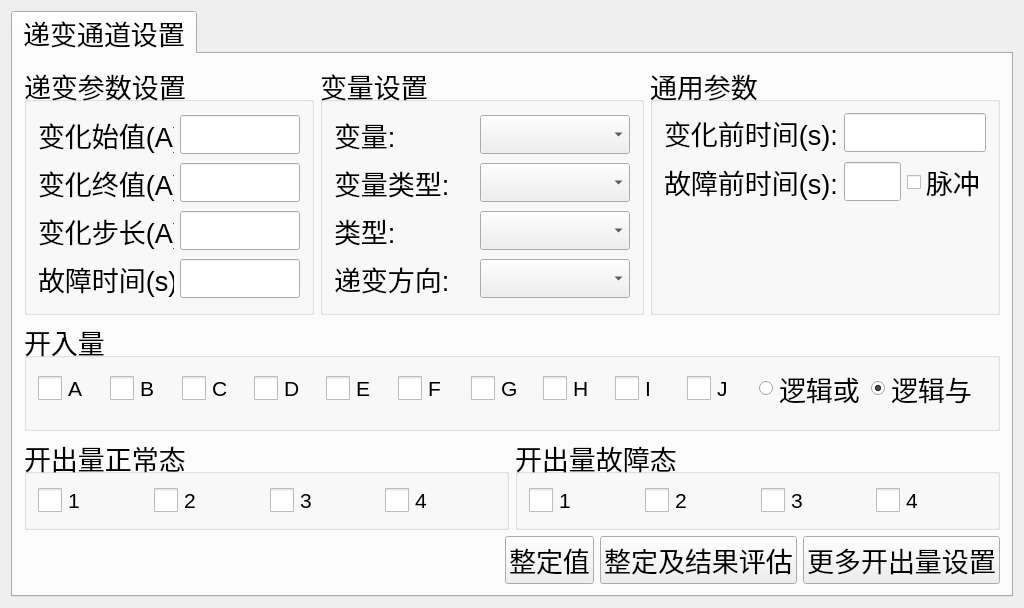
<?xml version="1.0" encoding="UTF-8"?>
<ui version="4.0">
 <class>QSttMacroParaEditViewSequenceGradient</class>
 <widget class="QWidget" name="QSttMacroParaEditViewSequenceGradient">
  <property name="geometry">
   <rect>
    <x>0</x>
    <y>0</y>
    <width>1024</width>
    <height>608</height>
   </rect>
  </property>
  <property name="maximumSize">
   <size>
    <width>1024</width>
    <height>800</height>
   </size>
  </property>
  <property name="font">
   <font>
    <pointsize>18</pointsize>
   </font>
  </property>
  <property name="windowTitle">
   <string>QSttMacroParaEditViewGradient</string>
  </property>
  <layout class="QGridLayout" name="gridLayout_2">
   <item row="0" column="0">
    <widget class="QSttTabWidget" name="m_tabWidget">
     <property name="font">
      <font>
       <pointsize>20</pointsize>
      </font>
     </property>
     <property name="currentIndex">
      <number>0</number>
     </property>
     <widget class="QWidget" name="tab">
      <attribute name="title">
       <string>递变通道设置</string>
      </attribute>
      <layout class="QGridLayout" name="gridLayout_8">
       <item row="0" column="0">
        <layout class="QHBoxLayout" name="horizontalLayout">
         <property name="sizeConstraint">
          <enum>QLayout::SetFixedSize</enum>
         </property>
         <item>
          <widget class="QSttGroupBox" name="m_gpChangeSet">
           <property name="sizePolicy">
            <sizepolicy hsizetype="Preferred" vsizetype="Preferred">
             <horstretch>0</horstretch>
             <verstretch>0</verstretch>
            </sizepolicy>
           </property>
           <property name="minimumSize">
            <size>
             <width>0</width>
             <height>250</height>
            </size>
           </property>
           <property name="maximumSize">
            <size>
             <width>290</width>
             <height>250</height>
            </size>
           </property>
           <property name="title">
            <string>递变参数设置</string>
           </property>
           <layout class="QGridLayout" name="gridLayout_6">
            <item row="2" column="0">
             <widget class="QLabel" name="m_labStep">
              <property name="text">
               <string>变化步长(A):</string>
              </property>
             </widget>
            </item>
            <item row="3" column="1">
             <widget class="QSttLineEdit" name="m_editTime">
              <property name="minimumSize">
               <size>
                <width>120</width>
                <height>0</height>
               </size>
              </property>
             </widget>
            </item>
            <item row="3" column="0">
             <widget class="QLabel" name="m_labTime">
              <property name="text">
               <string>故障时间(s):</string>
              </property>
             </widget>
            </item>
            <item row="1" column="1">
             <widget class="QSttLineEdit" name="m_editFinish">
              <property name="minimumSize">
               <size>
                <width>120</width>
                <height>0</height>
               </size>
              </property>
             </widget>
            </item>
            <item row="0" column="0">
             <widget class="QLabel" name="m_labInit">
              <property name="text">
               <string>变化始值(A):</string>
              </property>
             </widget>
            </item>
            <item row="0" column="1">
             <widget class="QSttLineEdit" name="m_editInit">
              <property name="minimumSize">
               <size>
                <width>120</width>
                <height>0</height>
               </size>
              </property>
             </widget>
            </item>
            <item row="1" column="0">
             <widget class="QLabel" name="m_labFinish">
              <property name="text">
               <string>变化终值(A):</string>
              </property>
             </widget>
            </item>
            <item row="2" column="1">
             <widget class="QSttLineEdit" name="m_editStep">
              <property name="minimumSize">
               <size>
                <width>120</width>
                <height>0</height>
               </size>
              </property>
             </widget>
            </item>
           </layout>
           <zorder>m_labInit</zorder>
           <zorder>m_editInit</zorder>
           <zorder>m_editFinish</zorder>
           <zorder>m_labFinish</zorder>
           <zorder>m_labStep</zorder>
           <zorder>m_editStep</zorder>
           <zorder>m_labTime</zorder>
           <zorder>m_editTime</zorder>
          </widget>
         </item>
         <item>
          <widget class="QSttGroupBox" name="m_gpVarSet">
           <property name="sizePolicy">
            <sizepolicy hsizetype="Preferred" vsizetype="Preferred">
             <horstretch>0</horstretch>
             <verstretch>0</verstretch>
            </sizepolicy>
           </property>
           <property name="minimumSize">
            <size>
             <width>0</width>
             <height>250</height>
            </size>
           </property>
           <property name="maximumSize">
            <size>
             <width>340</width>
             <height>250</height>
            </size>
           </property>
           <property name="title">
            <string>变量设置</string>
           </property>
           <layout class="QGridLayout" name="gridLayout_3">
            <item row="3" column="2">
             <widget class="QScrollComboBox" name="m_cbbVarType">
              <property name="minimumSize">
               <size>
                <width>150</width>
                <height>0</height>
               </size>
              </property>
              <property name="maximumSize">
               <size>
                <width>16777215</width>
                <height>16777215</height>
               </size>
              </property>
              <property name="font">
               <font>
                <pointsize>20</pointsize>
               </font>
              </property>
             </widget>
            </item>
            <item row="5" column="0" colspan="2">
             <widget class="QLabel" name="m_labDirection">
              <property name="text">
               <string>递变方向:</string>
              </property>
             </widget>
            </item>
            <item row="4" column="0">
             <widget class="QLabel" name="m_labType">
              <property name="text">
               <string>类型:</string>
              </property>
             </widget>
            </item>
            <item row="5" column="2">
             <widget class="QScrollComboBox" name="m_cbbDirection">
              <property name="minimumSize">
               <size>
                <width>150</width>
                <height>0</height>
               </size>
              </property>
              <property name="maximumSize">
               <size>
                <width>16777215</width>
                <height>16777215</height>
               </size>
              </property>
             </widget>
            </item>
            <item row="3" column="0" colspan="2">
             <widget class="QLabel" name="m_labVarType">
              <property name="text">
               <string>变量类型:</string>
              </property>
             </widget>
            </item>
            <item row="4" column="2">
             <widget class="QScrollComboBox" name="m_cbbType">
              <property name="minimumSize">
               <size>
                <width>150</width>
                <height>0</height>
               </size>
              </property>
              <property name="maximumSize">
               <size>
                <width>16777215</width>
                <height>16777215</height>
               </size>
              </property>
             </widget>
            </item>
            <item row="1" column="2">
             <widget class="QScrollComboBox" name="m_cbbVar">
              <property name="minimumSize">
               <size>
                <width>150</width>
                <height>0</height>
               </size>
              </property>
              <property name="maximumSize">
               <size>
                <width>16777215</width>
                <height>16777215</height>
               </size>
              </property>
              <property name="maxVisibleItems">
               <number>5</number>
              </property>
             </widget>
            </item>
            <item row="1" column="0">
             <widget class="QLabel" name="m_labVar">
              <property name="text">
               <string>变量:</string>
              </property>
             </widget>
            </item>
           </layout>
          </widget>
         </item>
         <item>
          <widget class="QSttGroupBox" name="m_gpMannual">
           <property name="minimumSize">
            <size>
             <width>0</width>
             <height>250</height>
            </size>
           </property>
           <property name="maximumSize">
            <size>
             <width>350</width>
             <height>250</height>
            </size>
           </property>
           <property name="title">
            <string>通用参数</string>
           </property>
           <layout class="QGridLayout" name="gridLayout">
            <item row="2" column="0">
             <widget class="QLabel" name="m_labTimeBeforeFail">
              <property name="text">
               <string>故障前时间(s):</string>
              </property>
             </widget>
            </item>
            <item row="3" column="0">
             <spacer name="verticalSpacer_2">
              <property name="orientation">
               <enum>Qt::Vertical</enum>
              </property>
              <property name="sizeHint" stdset="0">
               <size>
                <width>20</width>
                <height>10</height>
               </size>
              </property>
             </spacer>
            </item>
            <item row="2" column="2">
             <layout class="QHBoxLayout" name="horizontalLayout_3">
              <item>
               <widget class="QSttLineEdit" name="m_editTimeBeforeFail"/>
              </item>
              <item>
               <widget class="QSttCheckBox" name="m_cbBefore">
                <property name="text">
                 <string>脉冲</string>
                </property>
               </widget>
              </item>
             </layout>
            </item>
            <item row="1" column="2">
             <widget class="QSttLineEdit" name="m_editTimeBeforeChange"/>
            </item>
            <item row="1" column="0">
             <widget class="QLabel" name="m_labTimeBeforeChange">
              <property name="text">
               <string>变化前时间(s):</string>
              </property>
             </widget>
            </item>
           </layout>
          </widget>
         </item>
        </layout>
       </item>
       <item row="1" column="0">
        <layout class="QVBoxLayout" name="verticalLayout">
         <item>
          <widget class="QSttGroupBox" name="m_gpBin">
           <property name="minimumSize">
            <size>
             <width>0</width>
             <height>110</height>
            </size>
           </property>
           <property name="maximumSize">
            <size>
             <width>16777215</width>
             <height>110</height>
            </size>
           </property>
           <property name="title">
            <string>开入量</string>
           </property>
           <layout class="QHBoxLayout" name="horizontalLayout_4">
            <item>
             <layout class="QGridLayout" name="gridLayout_4">
              <property name="rightMargin">
               <number>9</number>
              </property>
              <property name="bottomMargin">
               <number>9</number>
              </property>
              <item row="0" column="3">
               <widget class="QSttCheckBox" name="m_cbBinD">
                <property name="font">
                 <font>
                  <pointsize>16</pointsize>
                 </font>
                </property>
                <property name="styleSheet">
                 <string notr="true">QCheckBox::indicator {  
width: 24px;  height: 24px;
}</string>
                </property>
                <property name="text">
                 <string>D</string>
                </property>
               </widget>
              </item>
              <item row="0" column="8">
               <widget class="QSttCheckBox" name="m_cbBinI">
                <property name="font">
                 <font>
                  <pointsize>16</pointsize>
                 </font>
                </property>
                <property name="styleSheet">
                 <string notr="true">QCheckBox::indicator {  
width: 24px;  height: 24px;
}</string>
                </property>
                <property name="text">
                 <string>I</string>
                </property>
               </widget>
              </item>
              <item row="0" column="9">
               <widget class="QSttCheckBox" name="m_cbBinJ">
                <property name="font">
                 <font>
                  <pointsize>16</pointsize>
                 </font>
                </property>
                <property name="styleSheet">
                 <string notr="true">QCheckBox::indicator {  
width: 24px;  height: 24px;
}</string>
                </property>
                <property name="text">
                 <string>J</string>
                </property>
               </widget>
              </item>
              <item row="0" column="10">
               <widget class="QRadioButton" name="m_rbOr">
                <property name="text">
                 <string>逻辑或</string>
                </property>
               </widget>
              </item>
              <item row="0" column="1">
               <widget class="QSttCheckBox" name="m_cbBinB">
                <property name="font">
                 <font>
                  <pointsize>16</pointsize>
                 </font>
                </property>
                <property name="styleSheet">
                 <string notr="true">QCheckBox::indicator {  
width: 24px;  height: 24px;
}</string>
                </property>
                <property name="text">
                 <string>B</string>
                </property>
               </widget>
              </item>
              <item row="0" column="5">
               <widget class="QSttCheckBox" name="m_cbBinF">
                <property name="font">
                 <font>
                  <pointsize>16</pointsize>
                 </font>
                </property>
                <property name="styleSheet">
                 <string notr="true">QCheckBox::indicator {  
width: 24px;  height: 24px;
}</string>
                </property>
                <property name="text">
                 <string>F</string>
                </property>
               </widget>
              </item>
              <item row="0" column="0">
               <widget class="QSttCheckBox" name="m_cbBinA">
                <property name="font">
                 <font>
                  <pointsize>16</pointsize>
                 </font>
                </property>
                <property name="styleSheet">
                 <string notr="true">QCheckBox::indicator {  
width: 24px;  height: 24px;
}</string>
                </property>
                <property name="text">
                 <string>A</string>
                </property>
               </widget>
              </item>
              <item row="0" column="2">
               <widget class="QSttCheckBox" name="m_cbBinC">
                <property name="font">
                 <font>
                  <pointsize>16</pointsize>
                 </font>
                </property>
                <property name="styleSheet">
                 <string notr="true">QCheckBox::indicator {  
width: 24px;  height: 24px;
}</string>
                </property>
                <property name="text">
                 <string>C</string>
                </property>
               </widget>
              </item>
              <item row="0" column="6">
               <widget class="QSttCheckBox" name="m_cbBinG">
                <property name="font">
                 <font>
                  <pointsize>16</pointsize>
                 </font>
                </property>
                <property name="styleSheet">
                 <string notr="true">QCheckBox::indicator {  
width: 24px;  height: 24px;
}</string>
                </property>
                <property name="text">
                 <string>G</string>
                </property>
               </widget>
              </item>
              <item row="0" column="7">
               <widget class="QSttCheckBox" name="m_cbBinH">
                <property name="font">
                 <font>
                  <pointsize>16</pointsize>
                 </font>
                </property>
                <property name="styleSheet">
                 <string notr="true">QCheckBox::indicator {  
width: 24px;  height: 24px;
}</string>
                </property>
                <property name="text">
                 <string>H</string>
                </property>
               </widget>
              </item>
              <item row="0" column="4">
               <widget class="QSttCheckBox" name="m_cbBinE">
                <property name="font">
                 <font>
                  <pointsize>16</pointsize>
                 </font>
                </property>
                <property name="styleSheet">
                 <string notr="true">QCheckBox::indicator {  
width: 24px;  height: 24px;
}</string>
                </property>
                <property name="text">
                 <string>E</string>
                </property>
               </widget>
              </item>
              <item row="0" column="11">
               <widget class="QRadioButton" name="m_rbAnd">
                <property name="text">
                 <string>逻辑与</string>
                </property>
                <property name="checked">
                 <bool>true</bool>
                </property>
               </widget>
              </item>
             </layout>
            </item>
           </layout>
          </widget>
         </item>
         <item>
          <layout class="QHBoxLayout" name="horizontalLayout_5">
           <item>
            <widget class="QSttGroupBox" name="m_gpBoutNormal">
             <property name="title">
              <string>开出量正常态</string>
             </property>
             <layout class="QGridLayout" name="gridLayout_10">
              <item row="0" column="0">
               <layout class="QGridLayout" name="gridLayout_5">
                <item row="0" column="0">
                 <widget class="QSttCheckBox" name="m_cbBOut1">
                  <property name="font">
                   <font>
                    <pointsize>16</pointsize>
                   </font>
                  </property>
                  <property name="styleSheet">
                   <string notr="true">QCheckBox::indicator {  
width: 24px;  height: 24px;
}</string>
                  </property>
                  <property name="text">
                   <string>1</string>
                  </property>
                 </widget>
                </item>
                <item row="0" column="3">
                 <widget class="QSttCheckBox" name="m_cbBOut4">
                  <property name="font">
                   <font>
                    <pointsize>16</pointsize>
                   </font>
                  </property>
                  <property name="styleSheet">
                   <string notr="true">QCheckBox::indicator {  
width: 24px;  height: 24px;
}</string>
                  </property>
                  <property name="text">
                   <string>4</string>
                  </property>
                 </widget>
                </item>
                <item row="0" column="2">
                 <widget class="QSttCheckBox" name="m_cbBOut3">
                  <property name="font">
                   <font>
                    <pointsize>16</pointsize>
                   </font>
                  </property>
                  <property name="styleSheet">
                   <string notr="true">QCheckBox::indicator {  
width: 24px;  height: 24px;
}</string>
                  </property>
                  <property name="text">
                   <string>3</string>
                  </property>
                 </widget>
                </item>
                <item row="0" column="1">
                 <widget class="QSttCheckBox" name="m_cbBOut2">
                  <property name="font">
                   <font>
                    <pointsize>16</pointsize>
                   </font>
                  </property>
                  <property name="styleSheet">
                   <string notr="true">QCheckBox::indicator {  
width: 24px;  height: 24px;
}</string>
                  </property>
                  <property name="text">
                   <string>2</string>
                  </property>
                 </widget>
                </item>
               </layout>
              </item>
             </layout>
            </widget>
           </item>
           <item>
            <widget class="QSttGroupBox" name="m_gpBoutError">
             <property name="title">
              <string>开出量故障态</string>
             </property>
             <layout class="QGridLayout" name="gridLayout_9">
              <item row="0" column="0">
               <layout class="QGridLayout" name="gridLayout_7">
                <item row="0" column="1">
                 <widget class="QSttCheckBox" name="m_cbBOut2_E">
                  <property name="font">
                   <font>
                    <pointsize>16</pointsize>
                   </font>
                  </property>
                  <property name="styleSheet">
                   <string notr="true">QCheckBox::indicator {  
width: 24px;  height: 24px;
}</string>
                  </property>
                  <property name="text">
                   <string>2</string>
                  </property>
                 </widget>
                </item>
                <item row="0" column="3">
                 <widget class="QSttCheckBox" name="m_cbBOut4_E">
                  <property name="font">
                   <font>
                    <pointsize>16</pointsize>
                   </font>
                  </property>
                  <property name="styleSheet">
                   <string notr="true">QCheckBox::indicator {  
width: 24px;  height: 24px;
}</string>
                  </property>
                  <property name="text">
                   <string>4</string>
                  </property>
                 </widget>
                </item>
                <item row="0" column="0">
                 <widget class="QSttCheckBox" name="m_cbBOut1_E">
                  <property name="font">
                   <font>
                    <pointsize>16</pointsize>
                   </font>
                  </property>
                  <property name="styleSheet">
                   <string notr="true">QCheckBox::indicator {  
width: 24px;  height: 24px;
}</string>
                  </property>
                  <property name="text">
                   <string>1</string>
                  </property>
                 </widget>
                </item>
                <item row="0" column="2">
                 <widget class="QSttCheckBox" name="m_cbBOut3_E">
                  <property name="font">
                   <font>
                    <pointsize>16</pointsize>
                   </font>
                  </property>
                  <property name="styleSheet">
                   <string notr="true">QCheckBox::indicator {  
width: 24px;  height: 24px;
}</string>
                  </property>
                  <property name="text">
                   <string>3</string>
                  </property>
                 </widget>
                </item>
               </layout>
              </item>
             </layout>
            </widget>
           </item>
          </layout>
         </item>
         <item>
          <layout class="QHBoxLayout" name="horizontalLayout_2">
           <item>
            <spacer name="horizontalSpacer">
             <property name="orientation">
              <enum>Qt::Horizontal</enum>
             </property>
             <property name="sizeHint" stdset="0">
              <size>
               <width>40</width>
               <height>20</height>
              </size>
             </property>
            </spacer>
           </item>
           <item>
            <widget class="QPushButton" name="m_btnSettingValue">
             <property name="text">
              <string>整定值</string>
             </property>
            </widget>
           </item>
           <item>
            <widget class="QPushButton" name="m_btnEstimate">
             <property name="text">
              <string>整定及结果评估</string>
             </property>
            </widget>
           </item>
           <item>
            <widget class="QPushButton" name="m_btnMoreOut">
             <property name="text">
              <string>更多开出量设置</string>
             </property>
            </widget>
           </item>
          </layout>
         </item>
        </layout>
       </item>
      </layout>
     </widget>
    </widget>
   </item>
  </layout>
 </widget>
 <layoutdefault spacing="6" margin="11"/>
 <customwidgets>
  <customwidget>
   <class>QSttLineEdit</class>
   <extends>QLineEdit</extends>
   <header>../Controls/SttLineEdit.h</header>
  </customwidget>
  <customwidget>
   <class>QSttTabWidget</class>
   <extends>QTabWidget</extends>
   <header>../Controls/SttTabWidget.h</header>
   <container>1</container>
  </customwidget>
  <customwidget>
   <class>QSttCheckBox</class>
   <extends>QCheckBox</extends>
   <header>../Controls/SttCheckBox.h</header>
  </customwidget>
  <customwidget>
   <class>QScrollComboBox</class>
   <extends>QComboBox</extends>
   <header>../../../Module/UI/Module/ScrollCtrl/ScrollComboBox.h</header>
  </customwidget>
  <customwidget>
   <class>QSttGroupBox</class>
   <extends>QGroupBox</extends>
   <header>../Controls/SttGroupBox.h</header>
   <container>1</container>
  </customwidget>
 </customwidgets>
 <resources/>
 <connections/>
</ui>
